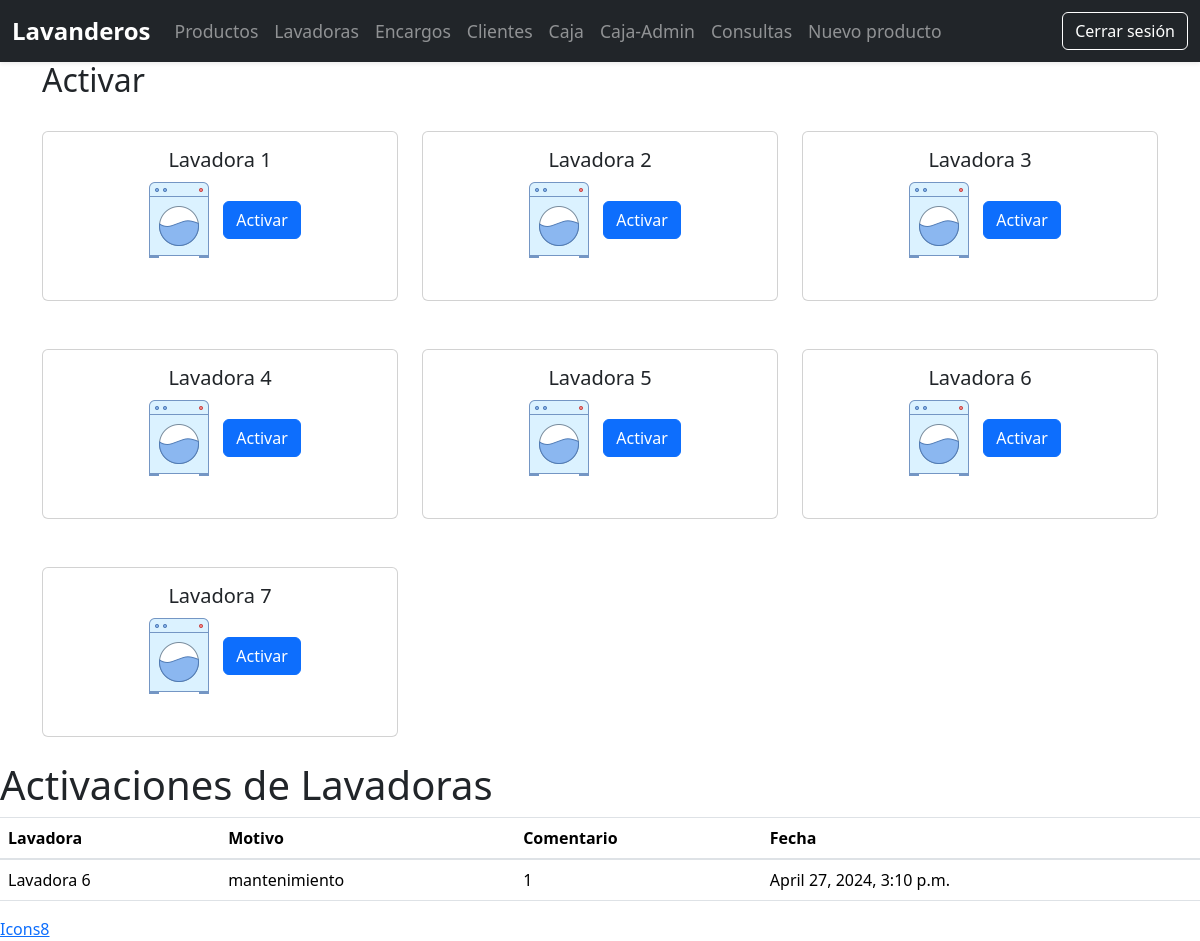
Before: /lavadoras/ (signed in) with the older database file.
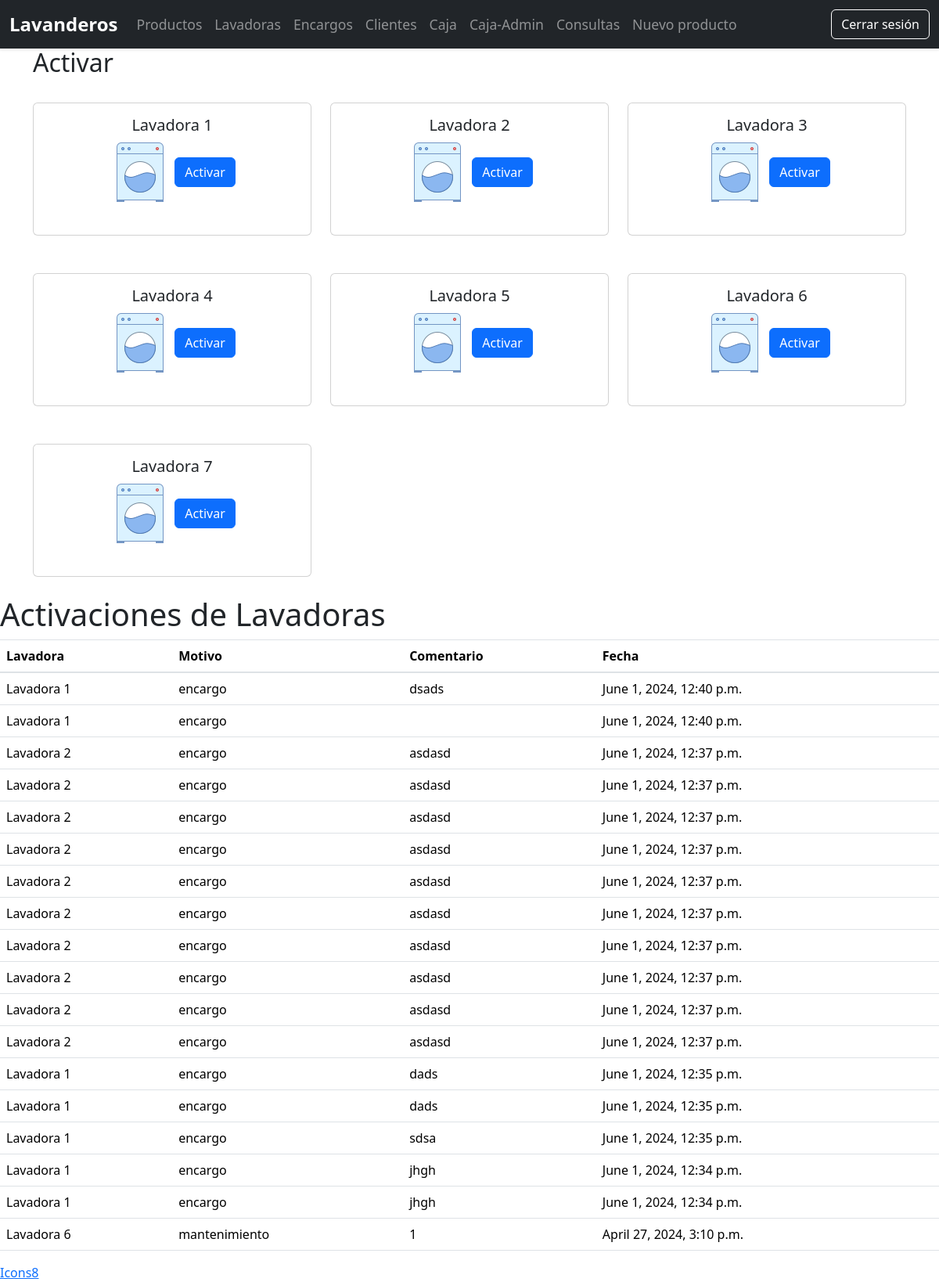
After: the same page with the newer database file.
### pos/models.py (models this page shows)
class Activacion(models.Model):
    LAVADORA_CHOICES = (
        ('Lavadora 1', 'Lavadora 1'),
        ('Lavadora 2', 'Lavadora 2'),
        ('Lavadora 3', 'Lavadora 3'),
        ('Lavadora 4', 'Lavadora 4'),
        ('Lavadora 5', 'Lavadora 5'),
        ('Lavadora 6', 'Lavadora 6'),
        ('Lavadora 7', 'Lavadora 7'),
    )
    MOTIVO_CHOICES = (
        ('encargo', 'Encargo'),
        ('publico', 'Público en general'),
        ('mantenimiento', 'Mantenimiento'),
        ('error', 'Error'),
    )
    lavadora = models.CharField(max_length=20, choices=LAVADORA_CHOICES)
    motivo = models.CharField(max_length=20, choices=MOTIVO_CHOICES)
    comentario = models.TextField(blank=True)
    fecha = models.DateTimeField(auto_now_add=True)
    usuario = models.ForeignKey(User, on_delete=models.CASCADE, default=1)
    encargo = models.ForeignKey(Encargo, on_delete=models.SET_NULL, null=True, blank=True)

### pos/views.py (the view)
# urls.py: path('lavadoras/', views.lavadoras, name='lavadoras'),
@login_required
def lavadoras(request):
    activaciones = Activacion.objects.order_by('-fecha')
    encargos = Encargo.objects.filter(estado='EN_PROCESO')
    return render(request, 'lavadoras.html', {'encargos': encargos, 'activaciones': activaciones})

### pos/templates/lavadoras.html (shortened to what this page needs)
{% load static %}
<!DOCTYPE html>
<html lang="en">
<head>
    <link href="https://stackpath.bootstrapcdn.com/bootstrap/4.5.2/css/bootstrap.min.css" rel="stylesheet">
</head>
<body>
    {%include 'layouts/navbar.html'%}
    <div class="container mt-7">
        <h2>Activar</h2>
        <div class="row">
            <div class="col-md-4 my-4">
                <div class="card">
                    <div class="card-body text-center mb-4">
                        <h5 class="card-title">Lavadora 1</h5>
                        <img src={% static 'img/icons8-lavadora-80.png' %} />
                        <button class="btn btn-primary btn-activar" data-lavadora="Lavadora 1" data-toggle="modal" data-target="#modalActivar">Activar</button>
                    </div>
                </div>
            </div>
            <div class="col-md-4 my-4">
                <div class="card">
                    <div class="card-body text-center mb-4">
                        <h5 class="card-title">Lavadora 2</h5>
                        <img src={% static 'img/icons8-lavadora-80.png' %} />
                        <button class="btn btn-primary btn-activar" data-lavadora="Lavadora 2" data-toggle="modal" data-target="#modalActivar">Activar</button>
                    </div>
                </div>
            </div>
            <div class="col-md-4 my-4">
                <div class="card">
                    <div class="card-body text-center mb-4">
                        <h5 class="card-title">Lavadora 3</h5>
                        <img src={% static 'img/icons8-lavadora-80.png' %} />
                        <button class="btn btn-primary btn-activar" data-lavadora="Lavadora 3" data-toggle="modal" data-target="#modalActivar">Activar</button>
                    </div>
                </div>
            </div>
            <div class="col-md-4 my-4">
                <div class="card">
                    <div class="card-body text-center mb-4">
                        <h5 class="card-title">Lavadora 4</h5>
                        <img src={% static 'img/icons8-lavadora-80.png' %} />
                        <button class="btn btn-primary btn-activar" data-lavadora="Lavadora 4" data-toggle="modal" data-target="#modalActivar">Activar</button>
                    </div>
                </div>
            </div>
            <div class="col-md-4 my-4">
                <div class="card">
                    <div class="card-body text-center mb-4">
                        <h5 class="card-title">Lavadora 5</h5>
                        <img src={% static 'img/icons8-lavadora-80.png' %} />
                        <button class="btn btn-primary btn-activar" data-lavadora="Lavadora 5" data-toggle="modal" data-target="#modalActivar">Activar</button>
                    </div>
                </div>
            </div>
            <div class="col-md-4 my-4">
                <div class="card">
                    <div class="card-body text-center mb-4">
                        <h5 class="card-title">Lavadora 6</h5>
                        <img src={% static 'img/icons8-lavadora-80.png' %} />
                        <button class="btn btn-primary btn-activar" data-lavadora="Lavadora 6" data-toggle="modal" data-target="#modalActivar">Activar</button>
                    </div>
                </div>
            </div>
            <div class="col-md-4 my-4">
                <div class="card">
                    <div class="card-body text-center mb-4">
                        <h5 class="card-title">Lavadora 7</h5>
                        <img src={% static 'img/icons8-lavadora-80.png' %} />
                        <button class="btn btn-primary btn-activar" data-lavadora="Lavadora 7" data-toggle="modal" data-target="#modalActivar">Activar</button>
                    </div>
                </div>
            </div>
        </div>
    </div>
    <div class="toast-container position-fixed bottom-0 end-0 p-3">
    </div>
    <h1>Activaciones de Lavadoras</h1>
    <table class="table">
        <thead>
            <tr>
                <th>Lavadora</th>
                <th>Motivo</th>
                <th>Comentario</th>
                <th>Fecha</th>
            </tr>
        </thead>
        <tbody>
            {% for activacion in activaciones %}
                <tr>
                    <td>{{ activacion.lavadora }}</td>
                    <td>{{ activacion.motivo }}</td>
                    <td>{{ activacion.comentario }}</td>
                    <td>{{ activacion.fecha }}</td>
                </tr>
            {% endfor %}
        </tbody>
    </table>
    <a target="_blank" href="https://icons8.com">Icons8</a>
</body>
</html>

### pos/templates/layouts/navbar.html (shortened to what this page needs)
{% load static %}
<nav class="navbar navbar-expand-lg navbar-dark bg-dark fixed-top shadow-sm">
    <div class="container-fluid">
        <a class="navbar-brand" href="{% url 'home' %}">Lavanderos</a>
        <div class="collapse navbar-collapse" id="navbarNav">
            <ul class="navbar-nav mr-auto">
                <li class="nav-item">
                    <a class="nav-link" href="{% url 'productos' %}">Productos</a>
                </li>
                <li class="nav-item">
                    <a class="nav-link" href="{% url 'lavadoras' %}">Lavadoras</a>
                </li>
                <li class="nav-item">
                    <a class="nav-link" href="{% url 'encargos' %}">Encargos</a>
                </li>
                <li class="nav-item">
                    <a class="nav-link" href="{% url 'clientes' %}">Clientes</a>
                </li>
                <li class="nav-item">
                    <a class="nav-link" href="{% url 'ingresar_saldo_final' %}">Caja</a>
                </li>
                <li class="nav-item">
                    <a class="nav-link" href="{% url 'corte_caja' %}">Caja-Admin</a>
                </li>
                <li class="nav-item">
                    <a class="nav-link" href="#">Consultas</a>
                </li>
                <li class="nav-item">
                    <a class="nav-link" href="{% url 'crear_producto' %}">Nuevo producto</a>
                </li>
            </ul>
            <form class="form-inline" action="{% url 'logout' %}" method="post">
                <button type="submit" class="btn btn-outline-light">Cerrar sesión</button>
            </form>
        </div>
    </div>
</nav>
<link rel="stylesheet" href="{% static 'css/bootstrap.min.css' %}">

### pos/templates/lavadoras.html (style rules this page uses)
.mt-7, .my-7 { margin-top: 3.8rem !important; }
.table th, .table td { vertical-align: middle; }

### pos/templates/layouts/navbar.html (style rules this page uses)
.mt-7, .my-7 { margin-top: 3.8rem !important; }
.navbar-brand { font-weight: bold; font-size: 1.5rem; transition: transform 0.3s; }
.nav-link { font-size: 1.1rem; padding-right: 1rem; padding-left: 1rem; transition: color 0.3s, background-color 0.3s; }
.btn-outline-light { border-color: #fff; color: #fff; transition: background-color 0.3s, color 0.3s; }

Changed rows visible on the page:
added Activacion: lavadora "Lavadora 1", motivo "encargo", comentario "dsads", fecha "June 1, 2024, 12:40 p.m."
added Activacion: lavadora "Lavadora 1", motivo "encargo", fecha "June 1, 2024, 12:40 p.m."
added Activacion: lavadora "Lavadora 2", motivo "encargo", comentario "asdasd", fecha "June 1, 2024, 12:37 p.m."
added Activacion: lavadora "Lavadora 2", motivo "encargo", comentario "asdasd", fecha "June 1, 2024, 12:37 p.m."
added Activacion: lavadora "Lavadora 2", motivo "encargo", comentario "asdasd", fecha "June 1, 2024, 12:37 p.m."
added Activacion: lavadora "Lavadora 2", motivo "encargo", comentario "asdasd", fecha "June 1, 2024, 12:37 p.m."
added Activacion: lavadora "Lavadora 2", motivo "encargo", comentario "asdasd", fecha "June 1, 2024, 12:37 p.m."
added Activacion: lavadora "Lavadora 2", motivo "encargo", comentario "asdasd", fecha "June 1, 2024, 12:37 p.m."
added Activacion: lavadora "Lavadora 2", motivo "encargo", comentario "asdasd", fecha "June 1, 2024, 12:37 p.m."
added Activacion: lavadora "Lavadora 2", motivo "encargo", comentario "asdasd", fecha "June 1, 2024, 12:37 p.m."
added Activacion: lavadora "Lavadora 2", motivo "encargo", comentario "asdasd", fecha "June 1, 2024, 12:37 p.m."
added Activacion: lavadora "Lavadora 2", motivo "encargo", comentario "asdasd", fecha "June 1, 2024, 12:37 p.m."
added Activacion: lavadora "Lavadora 1", motivo "encargo", comentario "dads", fecha "June 1, 2024, 12:35 p.m."
added Activacion: lavadora "Lavadora 1", motivo "encargo", comentario "dads", fecha "June 1, 2024, 12:35 p.m."
added Activacion: lavadora "Lavadora 1", motivo "encargo", comentario "sdsa", fecha "June 1, 2024, 12:35 p.m."
added Activacion: lavadora "Lavadora 1", motivo "encargo", comentario "jhgh", fecha "June 1, 2024, 12:34 p.m."
added Activacion: lavadora "Lavadora 1", motivo "encargo", comentario "jhgh", fecha "June 1, 2024, 12:34 p.m."
